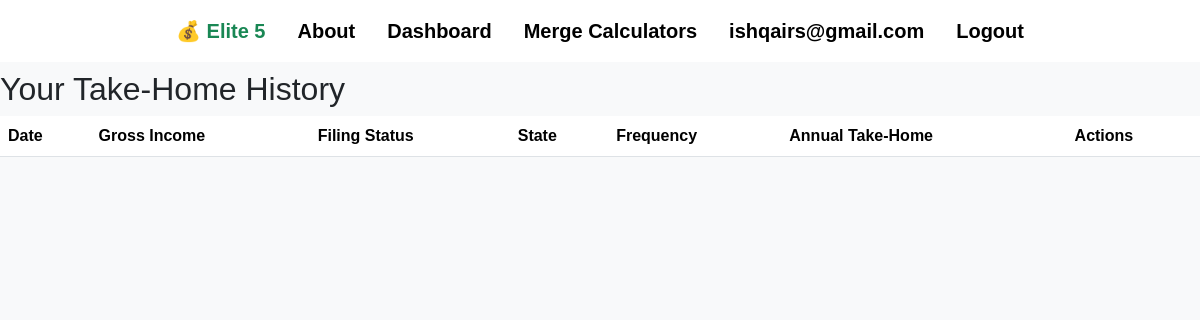
The page /take-home/history/ (signed in) on the database as committed earlier.
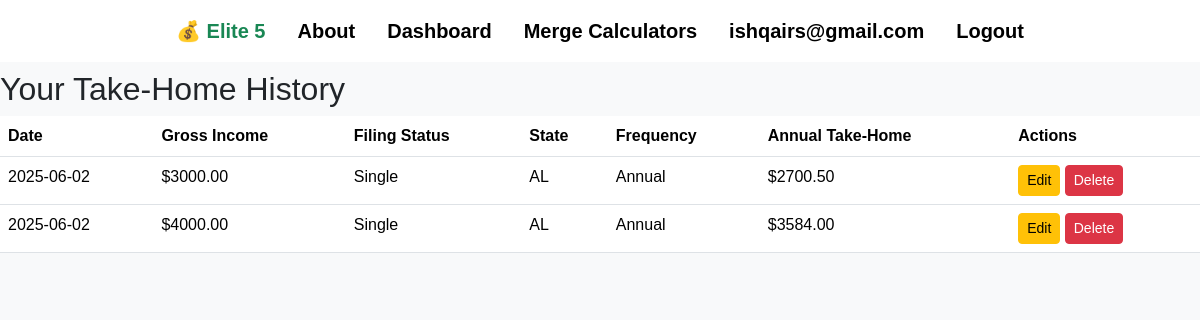
The same page on the database as committed later.
### main/models.py (models this page shows, shortened)
class TakeHomeCalculation(models.Model):
    user = models.ForeignKey(User, on_delete=models.CASCADE)
    created_at = models.DateTimeField(auto_now_add=True)
    income = models.DecimalField(max_digits=12, decimal_places=2)
    filing_status = models.CharField(max_length=20)
    state = models.CharField(max_length=2)
    frequency = models.CharField(max_length=20)
    take_home_annual = models.DecimalField(max_digits=12, decimal_places=2)
    take_home_per_period = models.DecimalField(max_digits=10, decimal_places=2)

### main/views.py (the view)
# urls.py: path('take-home/history/', views.take_home_history, name='take_home_history'),
@login_required
def take_home_history(request):
    if request.user.is_authenticated:
        history = TakeHomeCalculation.objects.filter(user=request.user).order_by('-created_at')
        return render(request, 'main/take_home_history.html', {'history': history})
    return redirect('login')

### main/templates/main/take_home_history.html (shortened to what this page needs)
{% extends "main/base.html" %}
{% block content %}
<h2>Your Take-Home History</h2>
<table class="table">
  <thead>
    <tr>
      <th>Date</th>
      <th>Gross Income</th>
      <th>Filing Status</th>
      <th>State</th>
      <th>Frequency</th>
      <th>Annual Take-Home</th>
      <th>Actions</th>
    </tr>
  </thead>
  <tbody>
    {% for run in history %}
    <tr>
      <td>{{ run.created_at|date:"Y-m-d" }}</td>
      <td>${{ run.income }}</td>
      <td>{{ run.filing_status|title }}</td>
      <td>{{ run.state }}</td>
      <td>{{ run.frequency|title }}</td>
      <td>${{ run.take_home_annual }}</td>
      <td>
        <a href="{% url 'edit_take_home_entry' run.pk %}" class="btn btn-sm btn-warning">Edit</a>
        <form action="{% url 'delete_take_home_entry' run.pk %}" method="POST" style="display:inline;">
          <button type="submit" class="btn btn-sm btn-danger">Delete</button>
        </form>
      </td>
    </tr>
    {% endfor %}
  </tbody>
</table>
{% endblock %}

Rows that differ between the two databases and show on the page:
added TakeHomeCalculation: created_at "2025-06-02", income "3000.00", filing_status "Single", state "AL", frequency "Annual", take_home_annual "2700.50"
added TakeHomeCalculation: created_at "2025-06-02", income "4000.00", filing_status "Single", state "AL", frequency "Annual", take_home_annual "3584.00"
